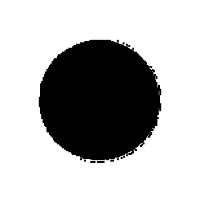
#> input picture fourShapes/circle/1123.png, 200 x 200 px; its folder holds only this picture in this run
$ jupyter execute --allow-errors main2.ipynb
#> lines starting #> are read from the running program, lines starting #| are printed output that depends on the picture
#> in createXy, image is the input picture: shape (200, 200); min 0, max 255, mean 180.7
[cell 1]
# imports
import cv2
from pathlib import Path
import numpy as np
from sklearn.preprocessing import StandardScaler
from sklearn.neighbors import KNeighborsClassifier
from sklearn.model_selection import train_test_split
# from sklearn.metrics import accuracy_score, confusion_matrix, classification_report
# from sklearn.metrics import precision_score, recall_score
from sklearn.metrics import f1_score
import time
import matplotlib.pyplot as plt

[cell 2]
def hu_moments(image, quadrants=(1,1)):
    # Tamanho dos quadrantes
#> called with quadrants = (1, 1)
    width, height = image.shape[0], image.shape[1]
#> width = 200; height = 200
    part_width = width // quadrants[0]
#> part_width = 200
    part_height = height // quadrants[1]
#> part_height = 200

    # Calculate
    huMoments = list()
    for i in range(quadrants[0]):
        for j in range(quadrants[1]):
            #coordenadas da parte da imagem
            left = i * part_width
            upper = j * part_height
            right = left + part_width
            lower = upper + part_height

            # Retorna o quadrante da imagem
            quad = image[left:right, upper:lower]

            # Calculate Moments
            moments = cv2.moments(quad)
            # Calculate Hu Moments
            huMoments.extend(cv2.HuMoments(moments).flatten())
#> after the loop, huMoments = [0.0012, 7.42e-13, 2.39e-17, 1.77e-14, 4.44e-30, 1.27e-20, 1.06e-29]

    return huMoments

def black_pixels(image, quadrants=(1,1)):
    # Tamanho dos quadrantes
#> called with quadrants = (1, 1)
    width, height = image.shape[0], image.shape[1]
#> width = 200; height = 200
    part_width = width // quadrants[0]
#> part_width = 200
    part_height = height // quadrants[1]
#> part_height = 200

    counts = []
    for i in range(quadrants[0]):
        for j in range(quadrants[1]):
            #coordenadas da parte da imagem
            left = i * part_width
            upper = j * part_height
            right = left + part_width
            lower = upper + part_height

            # Retorna o quadrante da imagem
            part = image[left:right, upper:lower]

            # Contar os pixels pretos (assumindo que menores que 128 são pretos)
            black_pixels = np.sum(np.array(part) < 128)

            # Adicionar a contagem à lista
            counts.append(black_pixels)
#> after the loop, counts = [11649]

    return counts

def get_files(caminho_p):
    file_dict = {}
    for pasta in Path(caminho_p).iterdir():
        if pasta.is_dir():
            file_dict[pasta.name] = []

            for file in Path(pasta).iterdir():
                if file.is_file() and (file.name.endswith(".png") or file.name.endswith(".jpg")):
                    file_dict[pasta.name].append(file)
    return file_dict

def createXy(database, quadrantes):
    X_hu, X_bp, y = list(), list(), list()

    for classe in database:
        for item in database[classe]:
            image = cv2.imread(str(item), cv2.IMREAD_GRAYSCALE) #open img

        #hu
            X_hu.append(hu_moments(image, quadrantes))
            X_bp.append(black_pixels(image, quadrantes))
            y.append(classe)

    X_hu, X_bp, y = np.array(X_hu), np.array(X_bp), np.array(y)
    return X_hu,X_bp,y

def treino_teste_normalizado(X, y):
    StandardScaler().fit_transform(X)
    X_train, X_test, y_train, y_test = train_test_split(X, y, test_size=0.4)
    return X_train, X_test, y_train, y_test


def knn(neighbors, X_train, y_train, X_test):

    knn = KNeighborsClassifier(n_neighbors=neighbors, metric='euclidean')
    knn.fit(X_train, y_train)
    y_pred = knn.predict(X_test)
    return y_pred

# def get_report(y_test, y_pred):

#     return f1_score(y_test, y_pred, average='weighted')


def print_report(y_test, y_pred):
    # print('Accuracy: {:.4f}'.format(accuracy_score(y_test, y_pred)))
    # print('Weighted - ponderada')
    print('F1 Score: {:.4f}'.format(f1_score(y_test, y_pred, average='weighted')))
    # print('Precision Score: {:.4f}'.format(precision_score(y_test, y_pred, average='weighted')))
    # print('Recall Score: {:.4f}'.format(recall_score(y_test, y_pred, average='weighted')))

[cell 3]
database = get_files('../fourShapes/')

params = {'neighbors': [1, 3, 5], 'quadrantes': [1, 2, 3, 4, 5] }
classes = ['circle', 'square', 'triangle']
f1_results_hu = {}
f1_results_bp = {}


#> (the rest of this cell did not finish here and is left out)

        fim_bp = time.time()

        # f1_results_hu.append(f1_score(y_hu_test, y_hu_pred, average='weighted'))
        # f1_results_bp.append(f1_score(y_bp_test, y_bp_pred, average='weighted'))
        f1_results_hu[str((neighbor, quadrante))] = [round(f1_score(y_hu_test, y_hu_pred, average='weighted'), 4), round(fim_hu - inicio_hu, 4)]
        f1_results_bp[str((neighbor, quadrante))] = [round(f1_score(y_bp_test, y_bp_pred, average='weighted'), 4), round(fim_bp - inicio_bp, 4)]

        print("===============================================================")
        print("KNN com {} vizinhos e {} quadrantes".format(neighbor, quadrante))
        print_report(y_hu_test,y_hu_pred)
        print()
        print_report(y_bp_test,y_bp_pred)

[cell 4]
labels = []
resultados_hu = []
resultados_bp = []
tempo_hu = []
tempo_bp = []
# print(len(labels))
# print(labels)
for label in f1_results_bp:

    print(label)
    labels.append(str(label))
    # print(f1_results_bp[label][0])
    resultados_bp.append(f1_results_bp[label][0])
    resultados_hu.append(f1_results_hu[label][0])
    tempo_bp.append(f1_results_bp[label][1])
    tempo_hu.append(f1_results_hu[label][1])

    # print()

[cell 5]
x = np.arange(len(labels))  # Localização dos rótulos
largura = 0.35  # Largura das barras


# Criar uma figura e eixos
fig, ax1 = plt.subplots()
fig.set_size_inches(12, 6)  # Largura de 12 polegadas e altura de 6 polegadas
#ax.plot(labels, resultados, color='blue', linestyle='--', marker='o', label='f1')
# Criar o gráfico de barras
# x- largura/2 e x + largura/2 para a barra nao ficar sobreposta
ax1.bar(x - largura/2, resultados_hu, largura, label='Hu Moments')
ax1.bar(x + largura/2, resultados_bp, largura, label='Black Pixels')

# Criar o segundo eixo para o tempo
ax2 = ax1.twinx()  # Eixo y compartilhado com ax1
ax2.plot(x, tempo_hu, color='tab:red', marker='o', label='Tempo Hu Moments')
ax2.plot(x, tempo_bp, color='tab:green', marker='s', label='Tempo Black Pixels')
ax2.set_ylabel('Tempo (s)', color='tab:red')
ax2.tick_params(axis='y', labelcolor='tab:red')
ax2.legend(loc='upper right')  # Adiciona uma legenda para o segundo eixo


# Adicionar título, rótulos de eixo e legenda
ax1.set_title('Resultados do KNN')
ax1.set_ylabel('F1 Score')
ax1.set_xlabel('Vizinhos e Quadrantes')
ax1.legend(loc='best')  # Adiciona uma legenda com base no rótulo 'f1'

ax1.grid(True)  # Adicionar grades de fundo (opcional)
# Rotação dos rótulos para evitar sobreposição
plt.xticks(rotation=45)

# Exibir o gráfico
plt.tight_layout()  # Garante que tudo se encaixe corretamente
plt.show()
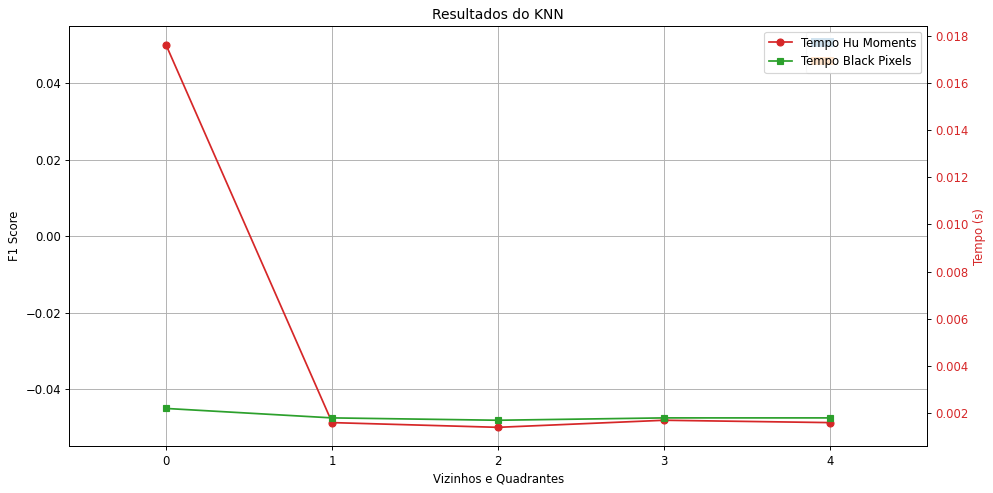
#> figure drawn by matplotlib, 2 panels
